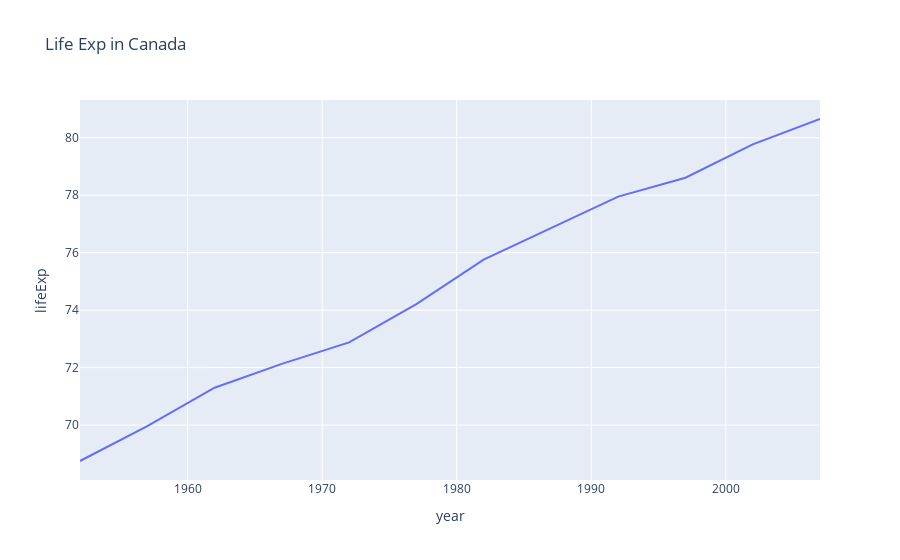

Notebook source saved alongside this figure:
### Code cell
fig = px.line(df_Canada, x="year", y="lifeExp", title="Life Exp in Canada")
fig.show()

### Figure 1 — Plotly figure (JSON) as saved in the notebook; plotly's stock layout.template omitted (floating-point values rounded to 4 significant figures)
{"data": [{"hovertemplate": "year=%{x}<br>lifeExp=%{y}<extra></extra>", "legendgroup": "", "line": {"color": "#636efa", "dash": "solid"}, "marker": {"symbol": "circle"}, "mode": "lines", "name": "", "orientation": "v", "showlegend": false, "type": "scatter", "x": [1952, 1957, 1962, 1967, 1972, 1977, 1982, 1987, 1992, 1997, 2002, 2007], "xaxis": "x", "y": [68.75, 69.96, 71.3, 72.13, 72.88, 74.21, 75.76, 76.86, 77.95, 78.61, 79.77, 80.65], "yaxis": "y"}], "layout": {"legend": {"tracegroupgap": 0}, "title": {"text": "Life Exp in Canada"}, "xaxis": {"anchor": "y", "domain": [0, 1], "title": {"text": "year"}}, "yaxis": {"anchor": "x", "domain": [0, 1], "title": {"text": "lifeExp"}}}}
